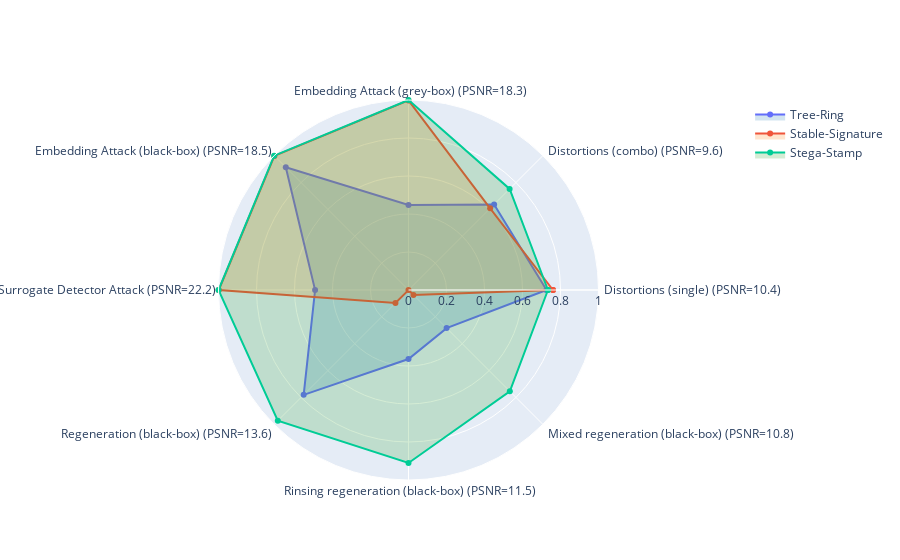

This figure's notebook cell:
### Code cell
import plotly
import plotly.graph_objects as go
import numpy as np
import warnings
from dev import *

warnings.filterwarnings("ignore")


aggregate_attack_name_dict = {
    "Distortions (single)": [
        "distortion_single_rotation",
        "distortion_single_resizedcrop",
        "distortion_single_erasing",
        "distortion_single_brightness",
        "distortion_single_contrast",
        "distortion_single_blurring",
        "distortion_single_noise",
        "distortion_single_jpeg",
    ],
    "Distortions (combo)": [
        "distortion_combo_geometric",
        "distortion_combo_photometric",
        "distortion_combo_degradation",
        "distortion_combo_all",
    ],
    "Embedding Attack (grey-box)": ["adv_emb_same_vae_untg"],
    "Embedding Attack (black-box)": [
        "adv_emb_clip_untg_alphaRatio_0.05_step_200",
        "adv_emb_sdxl_vae_untg",
        "adv_emb_klf16_vae_untg",
    ],
    "Surrogate Detector Attack": ["adv_cls_wm1_wm2_0.01_50_warm"],
    "Regeneration (black-box)": ["regen_diffusion", "kl_vae"],
    "Rinsing regeneration (black-box)": ["2x_regen", "4x_regen"],
    "Mixed regeneration (black-box)": ["4x_regen_bmshj", "4x_regen_kl_vae"],
}


result_dict = {k: {} for k in WATERMARK_METHODS.keys()}
quality_dict = {k: {} for k in aggregate_attack_name_dict.keys()}
for source_name in WATERMARK_METHODS.keys():
    for aggregate_attack_name, attack_names in aggregate_attack_name_dict.items():
        performances = []
        qualities = []
        for attack_name in attack_names:
            json_dict = get_all_json_paths(
                lambda _dataset_name, _attack_name, _attack_strength, _source_name, _result_type: (
                    _source_name == source_name and _attack_name == attack_name
                )
            )
            record_keys = set(
                [(key[0], key[3], key[1], key[2]) for key in json_dict.keys()]
            )
            for dataset_name, source_name, attack_name, attack_strength in record_keys:
                performances.append(
                    get_performance(
                        dataset_name,
                        source_name,
                        attack_name,
                        attack_strength,
                        mode="removal",
                    )["low1000_1"]
                )
                qualities.append(
                    get_quality(
                        dataset_name,
                        source_name,
                        attack_name,
                        attack_strength,
                        mode="removal",
                    ).get("psnr", None)
                )
        result_dict[source_name][aggregate_attack_name] = np.array(
            [p for p in performances if p is not None]
        ).mean()
        quality_dict[aggregate_attack_name] = np.array(
            [q for q in qualities if q is not None]
        ).mean()


fig = go.Figure()

# Retrieve the default Plotly colors
default_colors = plotly.colors.DEFAULT_PLOTLY_COLORS

alpha = 0.2  # Set your desired alpha value here, e.g., 0.5 for 50% transparency
modified_colors = [
    color.replace("rgb", "rgba").replace(")", f", {alpha})") for color in default_colors
]

for index, source_name in enumerate(WATERMARK_METHODS.keys()):
    r = list(result_dict[source_name].values())
    r.append(r[0])
    theta = [
        f" {k} (PSNR={quality_dict[k]:.1f})" for k in aggregate_attack_name_dict.keys()
    ]
    theta.append(theta[0])
    fig.add_trace(
        go.Scatterpolar(
            r=r,
            theta=theta,
            fill="toself",
            name=WATERMARK_METHODS[source_name],
            fillcolor=modified_colors[index],
        )
    )

fig.update_layout(
    polar=dict(radialaxis=dict(visible=True, range=[0, 1])), showlegend=True
)

fig.show()

### Figure 1 — Plotly figure (JSON) as saved in the notebook; plotly's stock layout.template omitted (floating-point values rounded to 4 significant figures)
{"data": [{"fill": "toself", "fillcolor": "rgba(31, 119, 180, 0.2)", "name": "Tree-Ring", "r": [0.7266, 0.6372, 0.4477, 0.9133, 0.4916, 0.7803, 0.3635, 0.2837, 0.7266], "theta": [" Distortions (single) (PSNR=10.4)", " Distortions (combo) (PSNR=9.6)", " Embedding Attack (grey-box) (PSNR=18.3)", " Embedding Attack (black-box) (PSNR=18.5)", " Surrogate Detector Attack (PSNR=22.2)", " Regeneration (black-box) (PSNR=13.6)", " Rinsing regeneration (black-box) (PSNR=11.5)", " Mixed regeneration (black-box) (PSNR=10.8)", " Distortions (single) (PSNR=10.4)"], "type": "scatterpolar"}, {"fill": "toself", "fillcolor": "rgba(255, 127, 14, 0.2)", "name": "Stable-Signature", "r": [0.7604, 0.6076, 0.998, 0.9981, 0.9985, 0.09705, 0.00034, 0.03671, 0.7604], "theta": [" Distortions (single) (PSNR=10.4)", " Distortions (combo) (PSNR=9.6)", " Embedding Attack (grey-box) (PSNR=18.3)", " Embedding Attack (black-box) (PSNR=18.5)", " Surrogate Detector Attack (PSNR=22.2)", " Regeneration (black-box) (PSNR=13.6)", " Rinsing regeneration (black-box) (PSNR=11.5)", " Mixed regeneration (black-box) (PSNR=10.8)", " Distortions (single) (PSNR=10.4)"], "type": "scatterpolar"}, {"fill": "toself", "fillcolor": "rgba(44, 160, 44, 0.2)", "name": "Stega-Stamp", "r": [0.734, 0.7526, 1, 1, 1, 0.9729, 0.9103, 0.7542, 0.734], "theta": [" Distortions (single) (PSNR=10.4)", " Distortions (combo) (PSNR=9.6)", " Embedding Attack (grey-box) (PSNR=18.3)", " Embedding Attack (black-box) (PSNR=18.5)", " Surrogate Detector Attack (PSNR=22.2)", " Regeneration (black-box) (PSNR=13.6)", " Rinsing regeneration (black-box) (PSNR=11.5)", " Mixed regeneration (black-box) (PSNR=10.8)", " Distortions (single) (PSNR=10.4)"], "type": "scatterpolar"}], "layout": {"polar": {"radialaxis": {"range": [0, 1], "visible": true}}, "showlegend": true}}
